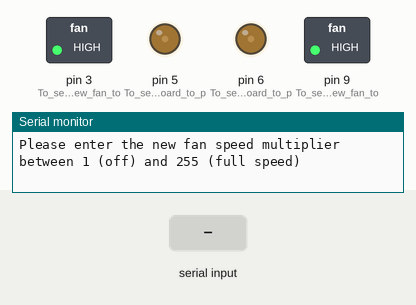
The sketch below on a simulated Arduino Uno, built with avr-gcc and run on an emulated ATmega328P. On the bench: switched loads named in the sketch (green lamp = pin HIGH), output pins drawn as LEDs (lit = HIGH), the last lines printed to the serial monitor. Inputs (shaded band) come from the test bench. EEPROM starts erased.

Above: at 1.2 s.
1.3 s: "90,45\n" received over Serial
At 2.4 s:
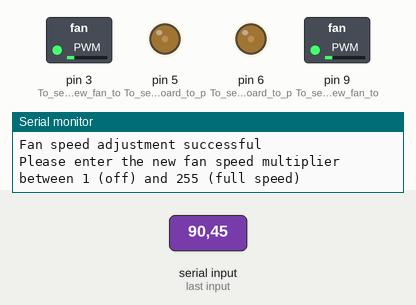
2.8 s: "30,150\n" received over Serial
At 3.6 s:
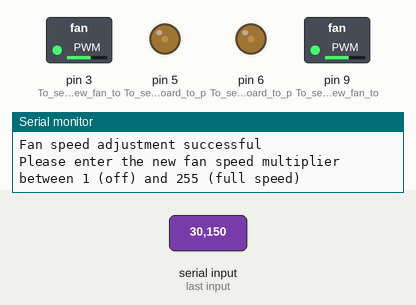
4.3 s: "200\n" received over Serial
At 5.3 s:
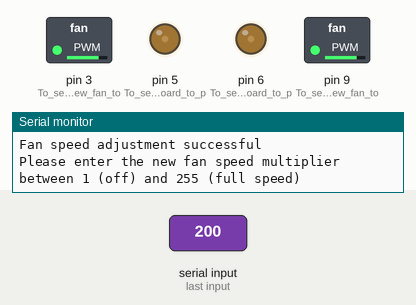
5.8 s: "90\n" received over Serial
At 6.4 s:
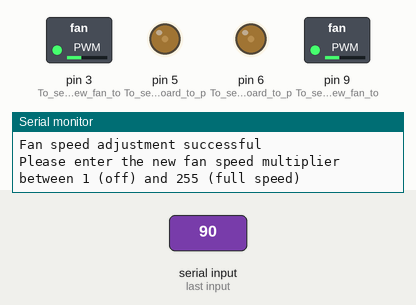
Timing chart, 0 to 8.3 s (numbered marks = the images above; inputs shaded):
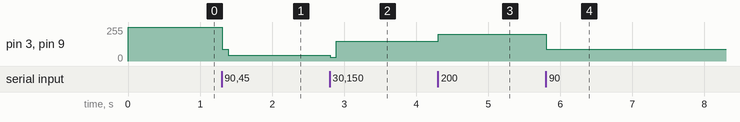

The sketch:

FAN_SPOOFER_FINAL.ino
```cpp
//Noah Page
//S9 Fan Faker

#include <EEPROM.h>
int epromAddress = 0; //The address (think array value) that the current desired fan speed eprom will be stored at
int currentSpeed = 0; //The desired fan speed (local)
//52 is the correct PWM to fake the s9 at
int counter = 0;
void setup() {
  Serial.begin(9600); //Begins serial communication at 9600 bauds
  Serial.setTimeout(1000); //Wait 1 second
  pinMode(3, OUTPUT); //To send to the new fan to tell it how fast to spin
  pinMode(9, OUTPUT); //To send to the new fan to tell it how fast to spin
  pinMode(5, OUTPUT); //To send to the board to pretend that its spinning X speed
  pinMode(6, OUTPUT); //To send to the board to pretend that its spinning X speed
  Serial.println("Noah's Antminer Fan Spoofer V1.7");
  Serial.println("ENTERING FAN SPOOF MODE");
  analogWrite(6, 52); //Start sending the board the fake speed
  analogWrite(5, 52); //Start sending the board the fake speed
  EEPROM.get(epromAddress, currentSpeed); //Retrieve the eprom and set to int current speed
  currentSpeed = currentSpeed  + 256;
}
void loop() {
  analogWrite(6, 52); //Keep sending the board the fake speed
  analogWrite(5, 52); //Keep sending the board the fake speed
  analogWrite(3, currentSpeed); //Keep sending the real fan the desired speed
  analogWrite(9, currentSpeed); //Keep sending the real fan the desired speed
  Serial.println("Please enter the new fan speed multiplier between 1 (off) and 255 (full speed)");
  int input3 = Serial.parseInt(); //int input 2 = whatever the usr types in
  if (input3 > 0 && input3 < 256) {
    EEPROM.write(epromAddress, input3); //Set the eprom desired fan speed to input2
    EEPROM.get(epromAddress, currentSpeed);
    currentSpeed = currentSpeed  + 256;
    Serial.println("Fan speed adjustment successful");
  }
  //Serial.println(currentSpeed); //For debugging Only!

}
```

Measured:
- after the input at 1.3 s, pin 3 (To_send_to_the_new_fan_to), pin 9 (To_send_to_the_new_fan_to): 255/255 → 90/255 at once, → 45/255 0.08 s later
- after the input at 2.8 s, pin 3 (To_send_to_the_new_fan_to), pin 9 (To_send_to_the_new_fan_to): 45/255 → 30/255 at once, → 150/255 0.08 s later
- after the input at 4.3 s, pin 3 (To_send_to_the_new_fan_to), pin 9 (To_send_to_the_new_fan_to): 150/255 → 200/255 at once
- after the input at 5.8 s, pin 3 (To_send_to_the_new_fan_to), pin 9 (To_send_to_the_new_fan_to): 200/255 → 90/255 at once
